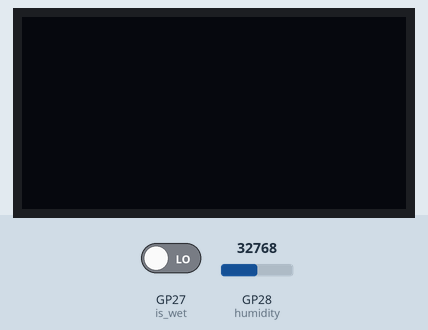
Simulated run of this program. Board: Raspberry Pi Pico running MicroPython. On the bench: 128×64 one-colour display. The test bench sets the inputs (shaded band); at power-on: GP27 (is_wet) LOW, GP28 (humidity) = 32768 (analog values on the 0–65535 scale).

Above: at 1.2 s.
1.3 s: GP27 (is_wet) driven HIGH
At 2.2 s:
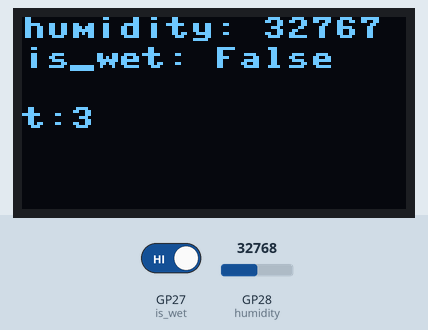
2.8 s: GP27 (is_wet) driven LOW
At 4.2 s:
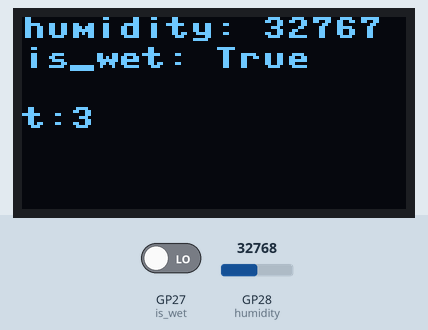
4.5 s: GP28 (humidity) set to 45874
At 5.1 s:
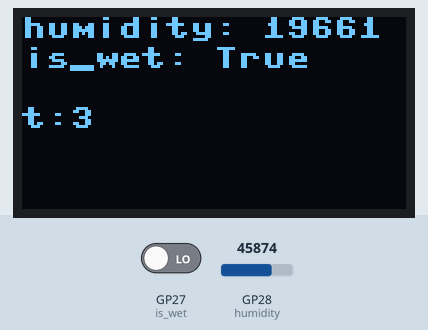
6.1 s: GP28 (humidity) set to 57670
At 7.2 s:
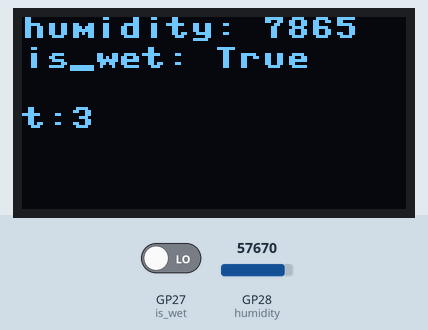
7.7 s: GP28 (humidity) set to 65535
At 9.3 s:
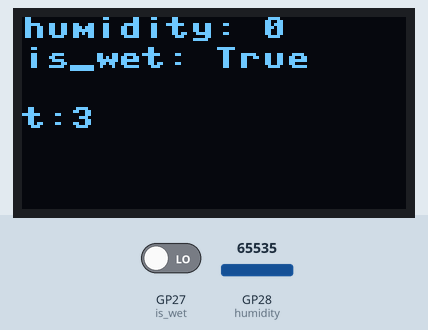
Timing chart, 0 to 10.3 s (numbered marks = the images above; inputs shaded):
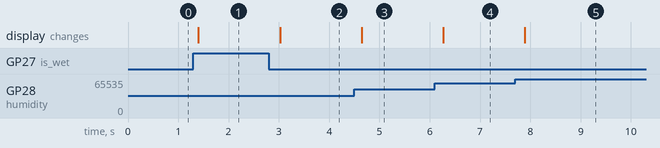

Measured:
- after the input at 1.3 s, the display: changes after 0.10 s (image 1)
- after the input at 2.8 s, the display: changes after 0.22 s (image 2)
- after the input at 4.5 s, the display: changes after 0.15 s (image 3)
- after the input at 6.1 s, the display: changes after 0.17 s (image 4)
- after the input at 7.7 s, the display: changes after 0.19 s (image 5)

The program:

humiditi_senser.py
```python
from machine import I2C,Pin,ADC
from ssd1306 import SSD1306_I2C
import time
i2c=I2C(0,sda=Pin(0),scl=Pin(1),freq=400000)
oled = SSD1306_I2C(128,64,i2c)
T=0.6

oled.fill(1)
oled.show()
oled.fill(0)
oled.show()
time.sleep(1)

humidity= ADC(28)
is_wet = Pin(27,Pin.IN)

flag = 1
t=3

while flag:
    time.sleep(0.3)
    oled.fill(0)
    res = humidity.read_u16()
    res2=is_wet.value()
    oled.text('humidity: %s'%(0xffff-res),0,0,1)

    oled.text('is_wet: %s' % bool(res2-1), 0, 10, 1)

    oled.text('t:%s' %t, 0, 30,1)
    oled.show()
```
